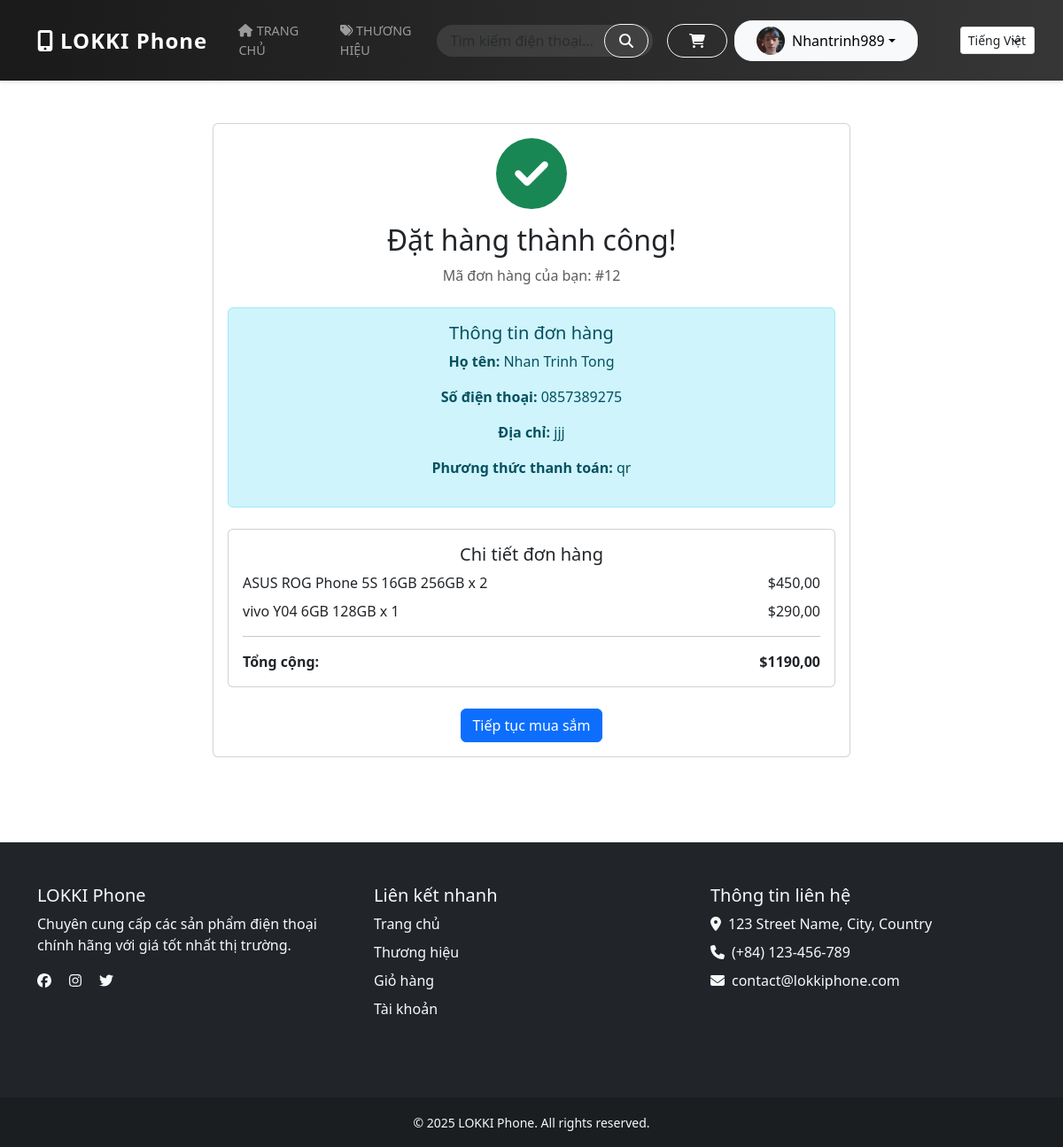
Screenshot of /vi/order-complete/12/ (signed in) with the database file from the repository.
### store/models.py (models this page shows, shortened)
class Profile(models.Model):
    user = models.OneToOneField(User, on_delete=models.CASCADE)
    phone_number = models.CharField(max_length=20, blank=True)
    address = models.TextField(blank=True)
    avatar = models.ImageField(upload_to='profiles/', blank=True, null=True)

class Order(models.Model):
    STATUS_CHOICES = [
        ('pending', _('Đang chờ xử lý')),
        ('processing', _('Đang xử lý')),
        ('shipped', _('Đang giao hàng')),
        ('completed', _('Đã giao hàng')),
        ('cancelled', _('Đã hủy')),
    ]
    PAYMENT_CHOICES = [
        ('cod', 'Thanh toán khi nhận hàng'),
        ('banking', 'Chuyển khoản ngân hàng'),
        ('momo', 'Ví MoMo'),
        ('vnpay', 'VNPay'),
    ]
    user = models.ForeignKey(User, on_delete=models.CASCADE)
    full_name = models.CharField(max_length=100)
    phone = models.CharField(max_length=15)
    address = models.TextField()
    order_note = models.TextField(blank=True, null=True)
    status = models.CharField(max_length=20, choices=STATUS_CHOICES, default='pending')
    payment_method = models.CharField(max_length=20, choices=PAYMENT_CHOICES)
    total = models.DecimalField(max_digits=10, decimal_places=2)
    created_at = models.DateTimeField(auto_now_add=True)
    class Meta:
        verbose_name = 'Đơn hàng'
        verbose_name_plural = 'Đơn hàng'
        ordering = ['-created_at']

class OrderItem(models.Model):
    order = models.ForeignKey(Order, on_delete=models.CASCADE)
    product = models.ForeignKey(Phone, on_delete=models.CASCADE)
    quantity = models.PositiveIntegerField()
    price = models.DecimalField(max_digits=10, decimal_places=2)

class Phone(models.Model):
    name = models.CharField(max_length=200)
    brand = models.ForeignKey(Brand, on_delete=models.CASCADE)
    description = models.TextField()
    price = models.DecimalField(max_digits=10, decimal_places=2)
    stock = models.PositiveIntegerField()
    available = models.BooleanField(default=True)
    image = models.ImageField(upload_to='phones/')
    created_at = models.DateTimeField(auto_now_add=True)

### store/views.py (the view)
# urls.py: path('order-complete/<int:order_id>/', views.order_complete, name='order_complete'),
@login_required
def order_complete(request, order_id):
    order = get_object_or_404(Order, id=order_id, user=request.user)
    return render(request, 'store/order_complete.html', {'order': order})

### store/templates/store/order_complete.html
{% extends 'store/base.html' %}
{% load i18n %}
{% block content %}
<div class="container my-5">
    <div class="row justify-content-center">
        <div class="col-md-8">
            <div class="card">
                <div class="card-body text-center">
                    <i class="fas fa-check-circle text-success" style="font-size: 5rem;"></i>
                    <h2 class="mt-3">{% trans "Đặt hàng thành công!" %}</h2>
                    <p class="text-muted">{% trans "Mã đơn hàng của bạn:" %} #{{ order.id }}</p>
                    <div class="alert alert-info mt-4">
                        <h5>{% trans "Thông tin đơn hàng" %}</h5>
                        <p><strong>{% trans "Họ tên:" %}</strong> {{ order.full_name }}</p>
                        <p><strong>{% trans "Số điện thoại:" %}</strong> {{ order.phone }}</p>
                        <p><strong>{% trans "Địa chỉ:" %}</strong> {{ order.address }}</p>
                        <p><strong>{% trans "Phương thức thanh toán:" %}</strong> {{ order.get_payment_method_display }}</p>
                    </div>
                    <div class="card mt-4">
                        <div class="card-body">
                            <h5>{% trans "Chi tiết đơn hàng" %}</h5>
                            {% for item in order.orderitem_set.all %}
                            <div class="d-flex justify-content-between my-2">
                                <span>{{ item.product.name }} x {{ item.quantity }}</span>
                                <span>${{ item.price }}</span>
                            </div>
                            {% endfor %}
                            <hr>
                            <div class="d-flex justify-content-between">
                                <strong>{% trans "Tổng cộng:" %}</strong>
                                <strong>${{ order.total }}</strong>
                            </div>
                        </div>
                    </div>
                    <div class="mt-4">
                        <a href="{% url 'home' %}" class="btn btn-primary">{% trans "Tiếp tục mua sắm" %}</a>
                    </div>
                </div>
            </div>
        </div>
    </div>
</div>
{% endblock %}

### store/templates/store/base.html (shortened to what this page needs)
{% load static %}
<!DOCTYPE html>
<html lang="en">
<head>
    <link href="https://cdn.jsdelivr.net/npm/bootstrap@5.3.0/dist/css/bootstrap.min.css" rel="stylesheet">
    <link rel="stylesheet" href="https://cdnjs.cloudflare.com/ajax/libs/font-awesome/6.0.0/css/all.min.css">
</head>
<body>
    <div id="content">
        <nav class="navbar navbar-expand-lg navbar-dark bg-dark">
            <div class="container">
                <a class="navbar-brand" href="/">
                    <i class="fas fa-mobile-alt me-2"></i>LOKKI Phone
                </a>
                <div class="collapse navbar-collapse" id="navbarNav">
                    <ul class="navbar-nav me-auto mb-2 mb-lg-0">
                        <li class="nav-item">
                            <a class="nav-link {% if request.path == '/' %}active{% endif %}" href="{% url 'home' %}">
                                <i class="fas fa-home me-1"></i>Trang chủ
                            </a>
                        </li>
                        <li class="nav-item">
                            <a class="nav-link {% if 'brands' in request.path %}active{% endif %}" href="{% url 'brands' %}">
                                <i class="fas fa-tags me-1"></i>Thương hiệu
                            </a>
                        </li>
                    </ul>
                    <form class="search-form d-flex me-3" action="{% url 'search' %}" method="get">
                        <input class="form-control" type="search" name="q" placeholder="Tìm kiếm điện thoại..."
                               aria-label="Search">
                        <button class="btn btn-outline-light" type="submit">
                            <i class="fas fa-search"></i>
                        </button>
                    </form>
                    <div class="navbar-auth d-flex align-items-center">
                        {% if user.is_authenticated %}
                            <a href="{% url 'cart' %}" class="btn btn-outline-light me-2 cart-btn">
                                <i class="fas fa-shopping-cart"></i>
                            </a>
                            <div class="dropdown me-3">
                                <button class="btn btn-light dropdown-toggle d-flex align-items-center" type="button" id="userDropdown"
                                        data-bs-toggle="dropdown" aria-expanded="false">
                                    {% if user.profile.avatar %}
                                        <img src="{{ user.profile.avatar.url }}" alt="Avatar" class="rounded-circle me-2" style="width:32px; height:32px; object-fit:cover;">
                                    {% else %}
                                        <img src="{% static 'default-avatar.png' %}" alt="Avatar" class="rounded-circle me-2" style="width:32px; height:32px; object-fit:cover;">
                                    {% endif %}
                                    <span>{{ user.username }}</span>
                                </button>
                            </div>
                        {% endif %}
                        <form method="post" action="{% url 'set_language' %}" class="d-flex align-items-center ms-3">
                            <select name="language" onchange="this.form.submit()" class="form-select form-select-sm w-auto">
                                <option value="vi" {% if request.LANGUAGE_CODE == 'vi' %}selected{% endif %}>Tiếng Việt</option>
                            </select>
                        </form>
                    </div>
                </div>
            </div>
        </nav>
        <div class="container mt-4" id="content">
            {% block content %}{% endblock %}
        </div>
    </div>
    <footer class="bg-dark text-light mt-5">
        <div class="container py-5">
            <div class="row">
                <div class="col-md-4 mb-4">
                    <h5>LOKKI Phone</h5>
                    <p>Chuyên cung cấp các sản phẩm điện thoại chính hãng với giá tốt nhất thị trường.</p>
                    <div class="social-links">
                        <a href="#" class="text-light me-3"><i class="fab fa-facebook"></i></a>
                        <a href="#" class="text-light me-3"><i class="fab fa-instagram"></i></a>
                        <a href="#" class="text-light"><i class="fab fa-twitter"></i></a>
                    </div>
                </div>
                <div class="col-md-4 mb-4">
                    <h5>Liên kết nhanh</h5>
                    <ul class="list-unstyled">
                        <li><a href="{% url 'home' %}" class="text-light text-decoration-none">Trang chủ</a></li>
                        <li><a href="{% url 'brands' %}" class="text-light text-decoration-none">Thương hiệu</a></li>
                        <li><a href="{% url 'cart' %}" class="text-light text-decoration-none">Giỏ hàng</a></li>
                        {% if user.is_authenticated %}
                            <li><a href="{% url 'profile' %}" class="text-light text-decoration-none">Tài khoản</a></li>
                        {% else %}
                            <li><a href="{% url 'login' %}" class="text-light text-decoration-none">Đăng nhập</a></li>
                        {% endif %}
                    </ul>
                </div>
                <div class="col-md-4 mb-4">
                    <h5>Thông tin liên hệ</h5>
                    <ul class="list-unstyled">
                        <li><i class="fas fa-map-marker-alt me-2"></i>123 Street Name, City, Country</li>
                        <li><i class="fas fa-phone me-2"></i>(+84) 123-456-789</li>
                        <li><i class="fas fa-envelope me-2"></i>contact@lokkiphone.com</li>
                    </ul>
                </div>
            </div>
        </div>
        <div class="bg-darker py-3">
            <div class="container text-center">
                <small>&copy; {% now "Y" %} LOKKI Phone. All rights reserved.</small>
            </div>
        </div>
    </footer>
</body>
</html>

### store/templates/store/base.html (style rules this page uses)
body { min-height: 100vh; display: flex; flex-direction: column; }
#content { flex: 1 0 auto; }
footer { flex-shrink: 0; }
.bg-darker { background-color: rgba(0, 0, 0, 0.2); }
footer ul li { margin-bottom: 0.5rem; }
.navbar { padding: 1rem 0; box-shadow: 0 2px 4px rgba(0,0,0,.1); background: linear-gradient(to right, #1a1a1a, #363636) !important; }
.navbar-brand { font-size: 1.5rem; font-weight: 700; letter-spacing: 1px; }
.nav-link { font-weight: 500; text-transform: uppercase; font-size: 0.9rem; padding: 0.5rem 1rem !important; margin: 0 0.2rem; transition: all 0.3s ease; }
.search-form { position: relative; width: 300px; }
.search-form .form-control { border-radius: 20px; padding-left: 1rem; padding-right: 3rem; background-color: rgba(255,255,255,0.1); border: none; color: white; }
.search-form .btn { position: absolute; right: 5px; top: 50%; transform: translateY(-50%); border-radius: 20px; padding: 0.375rem 1rem; }
.navbar-auth .btn { border-radius: 20px; padding: 0.375rem 1.5rem; transition: all 0.3s ease; }
.cart-btn { position: relative; }
.form-select-sm { font-size: 0.875rem; padding: 0.25rem 0.5rem; border-radius: 0.2rem; }
.form-select-sm.w-auto { width: auto; }
.navbar-auth .form-select { margin-left: 1rem; }
.navbar-auth .dropdown { margin-right: 0; }

### rows the page displays
Order: id "12", full_name "Nhan Trinh Tong", phone "0857389275", address "jjj", payment_method "qr", total "1190,00"
OrderItem: product.name "ASUS ROG Phone 5S 16GB 256GB", quantity "2", price "450,00"
OrderItem: product.name "vivo Y04 6GB 128GB", quantity "1", price "290,00"

### other values shown
{{ user.username }} "Nhantrinh989"
